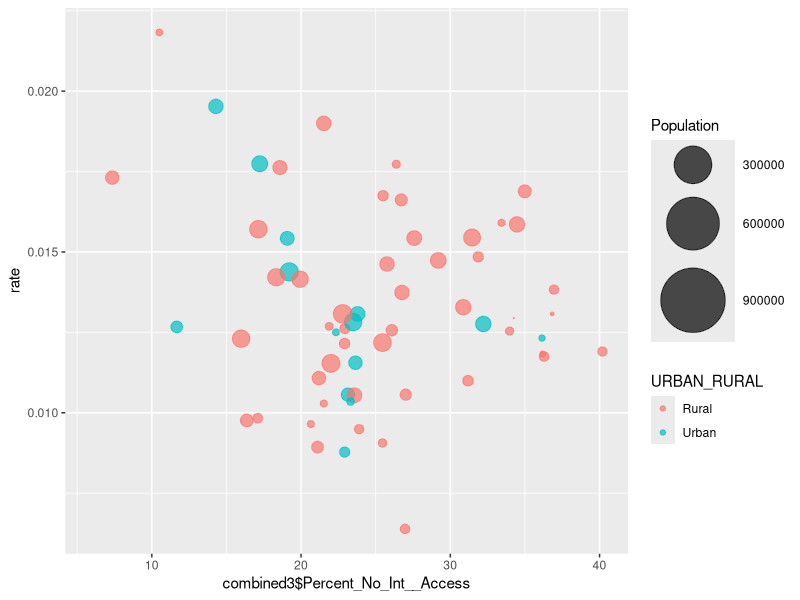
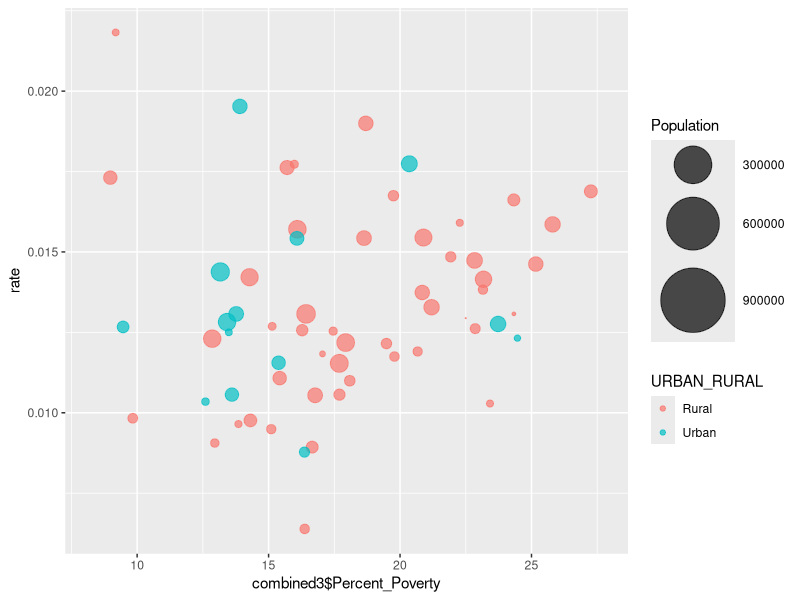

Recreate these plots in R, in order.
library(tidyverse)

# Read in the internet data and select only relevant columns
internet <- read.csv("NC_Broadband_Indices.csv")
internet1 <- internet %>% filter(YEAR == "2019" ) %>% select(NAME_LOCAS,Percent_Ages_18_34, Percent_No_Int__Access, Percent_Poverty, Percent_Lim__English, Percent_No_Comp__Devices  )

# Read in the UNC Enrollment data
enrollment <- read.csv("overallunc.csv")
enrollment2 <- enrollment %>% filter(X == "Student Headcount") %>% select("County", "Fall.2019")

#Join the two data frames by county name
combined <- inner_join(enrollment2, internet1, by = setNames('NAME_LOCAS', 'County')) 
                       
# Enrollment numbers were not numbers so convert them
combined$Fall.2019 = as.character(combined$Fall.2019)
combined$Fall.2019 = as.numeric(combined$Fall.2019)

# Read in the population data by county and join it with the merged data set
popdata <- read.csv("popdata2.csv")
combined2 <- inner_join(combined, popdata, by = setNames('AreaName', 'County')) 

# Read in the county type date
classification <- read.csv("urbanruralclass.csv")

# Add a classification column to the combined data
combined3 <- inner_join(combined2, classification, by = setNames("COUNTYNAME", "County"))

combined3$Percent_No_Int__Access
# Create a new variable for the percent of county residents enrolled in 4 year institutions
rate_of_admit <- combined3$Fall.2019/combined2$Population
combined3$rate <- rate_of_admit



# Plot the % of internet available vs the rate of enrollment
ggplot(data = combined3, aes(x=combined3$Percent_No_Int__Access, y=rate, size = Population, color = URBAN_RURAL )) + 
  geom_point(alpha=0.7) + 
  scale_size(range = c(.1, 24), name="Population")


ggplot(data=combined3, aes(x=combined3$Percent_Poverty, y=rate, size = Population, color = URBAN_RURAL )) + 
  geom_point(alpha=0.7) + 
  scale_size(range = c(.1, 24), name="Population")

